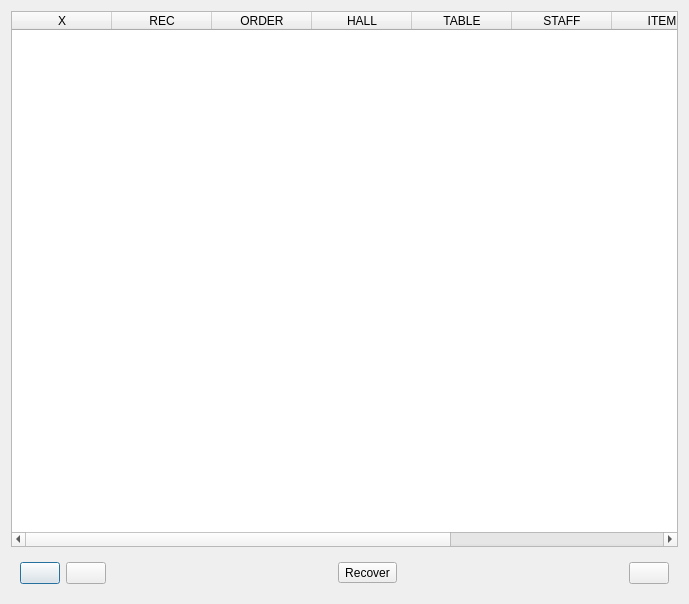
<?xml version="1.0" encoding="UTF-8"?>
<ui version="4.0">
 <class>DlgVoidBack</class>
 <widget class="QDialog" name="DlgVoidBack">
  <property name="geometry">
   <rect>
    <x>0</x>
    <y>0</y>
    <width>689</width>
    <height>604</height>
   </rect>
  </property>
  <property name="windowTitle">
   <string>Void back</string>
  </property>
  <layout class="QVBoxLayout" name="verticalLayout">
   <item>
    <widget class="QTableWidget" name="tblData">
     <property name="editTriggers">
      <set>QAbstractItemView::NoEditTriggers</set>
     </property>
     <property name="selectionMode">
      <enum>QAbstractItemView::SingleSelection</enum>
     </property>
     <property name="selectionBehavior">
      <enum>QAbstractItemView::SelectRows</enum>
     </property>
     <attribute name="verticalHeaderVisible">
      <bool>false</bool>
     </attribute>
     <column>
      <property name="text">
       <string>X</string>
      </property>
     </column>
     <column>
      <property name="text">
       <string>REC</string>
      </property>
     </column>
     <column>
      <property name="text">
       <string>ORDER</string>
      </property>
     </column>
     <column>
      <property name="text">
       <string>HALL</string>
      </property>
     </column>
     <column>
      <property name="text">
       <string>TABLE</string>
      </property>
     </column>
     <column>
      <property name="text">
       <string>STAFF</string>
      </property>
     </column>
     <column>
      <property name="text">
       <string>ITEM</string>
      </property>
     </column>
     <column>
      <property name="text">
       <string>QTY</string>
      </property>
     </column>
     <column>
      <property name="text">
       <string>AMOUNT</string>
      </property>
     </column>
    </widget>
   </item>
   <item>
    <widget class="QWidget" name="widget" native="true">
     <layout class="QHBoxLayout" name="horizontalLayout">
      <item>
       <widget class="QPushButton" name="btnDown">
        <property name="text">
         <string/>
        </property>
        <property name="icon">
         <iconset resource="res.qrc">
          <normaloff>:/images/down.png</normaloff>:/images/down.png</iconset>
        </property>
       </widget>
      </item>
      <item>
       <widget class="QPushButton" name="btnUp">
        <property name="text">
         <string/>
        </property>
        <property name="icon">
         <iconset resource="res.qrc">
          <normaloff>:/images/up.png</normaloff>:/images/up.png</iconset>
        </property>
       </widget>
      </item>
      <item>
       <spacer name="horizontalSpacer_2">
        <property name="orientation">
         <enum>Qt::Horizontal</enum>
        </property>
        <property name="sizeHint" stdset="0">
         <size>
          <width>238</width>
          <height>20</height>
         </size>
        </property>
       </spacer>
      </item>
      <item>
       <widget class="QToolButton" name="btnRecover">
        <property name="text">
         <string>Recover</string>
        </property>
        <property name="icon">
         <iconset resource="res.qrc">
          <normaloff>:/images/recycle.png</normaloff>:/images/recycle.png</iconset>
        </property>
        <property name="toolButtonStyle">
         <enum>Qt::ToolButtonTextUnderIcon</enum>
        </property>
       </widget>
      </item>
      <item>
       <spacer name="horizontalSpacer">
        <property name="orientation">
         <enum>Qt::Horizontal</enum>
        </property>
        <property name="sizeHint" stdset="0">
         <size>
          <width>238</width>
          <height>20</height>
         </size>
        </property>
       </spacer>
      </item>
      <item>
       <widget class="QPushButton" name="btnCancel">
        <property name="text">
         <string/>
        </property>
       </widget>
      </item>
     </layout>
    </widget>
   </item>
  </layout>
 </widget>
 <resources>
  <include location="res.qrc"/>
 </resources>
 <connections/>
</ui>
